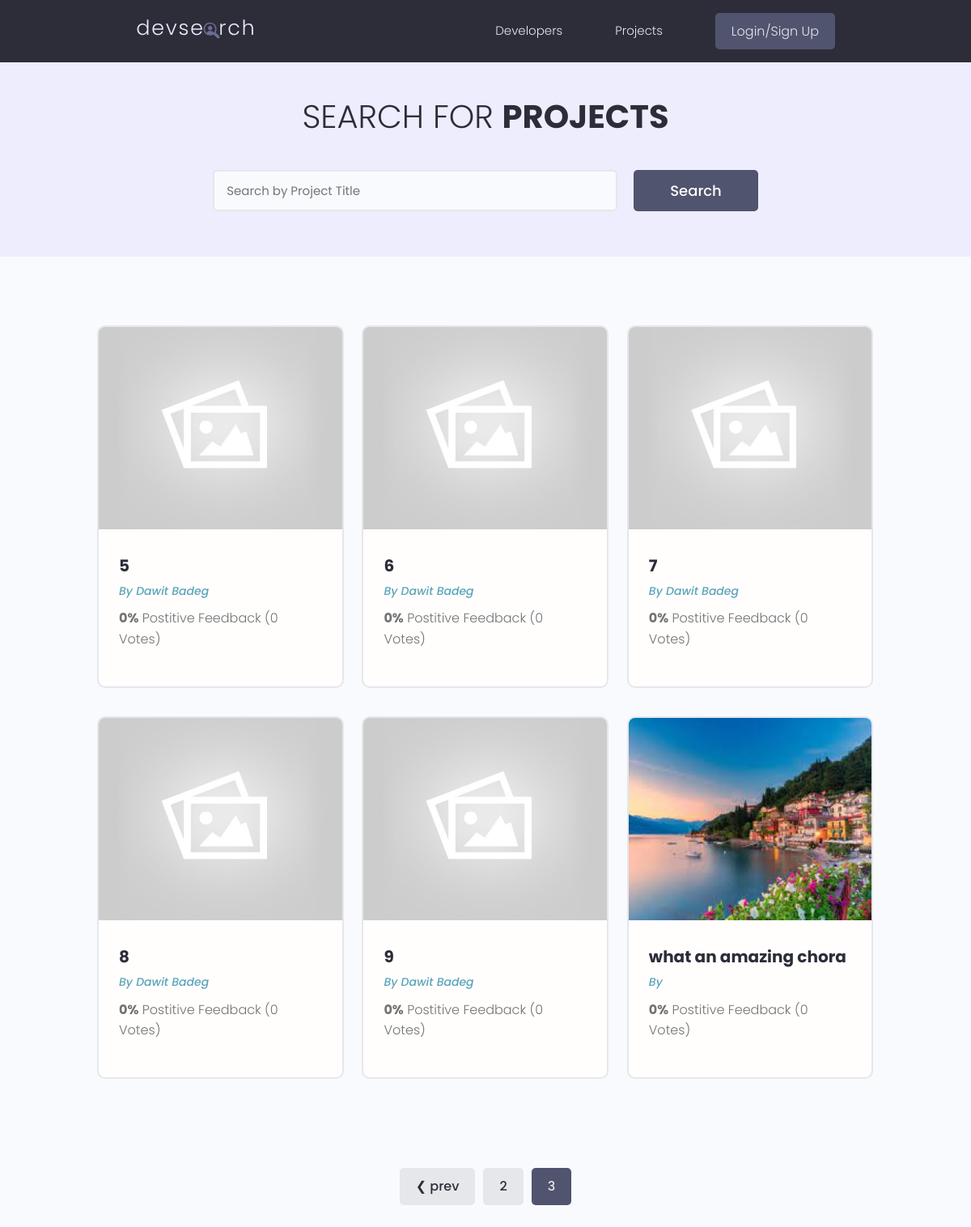
Page /projects/?search_query=&page=3 on the committed database.
### projects/models.py (models this page shows, shortened)
class Project(models.Model):
    owner = models.ForeignKey(Profile, null=True, blank=True, on_delete=models.CASCADE)
    title = models.CharField(max_length=200)
    description = models.TextField(null=True, blank=True)
    featured_image = models.ImageField(null=True, blank=True, default="default.jpg")
    demo_link = models.CharField(max_length=2000, null=True, blank=True)
    source_link = models.CharField(max_length=2000, null=True, blank=True)
    tags = models.ManyToManyField('Tag', blank=True)
    vote_total = models.IntegerField(default=0, null=True, blank=True)
    vote_ratio = models.IntegerField(default=0, null=True, blank=True)
    created = models.DateTimeField(auto_now_add=True)
    id = models.UUIDField(default=uuid.uuid4, unique=True,
                          primary_key=True, editable=False)
    class Meta:
        ordering = ['-vote_ratio', '-vote_total', 'title']
    @property
    def imageURL(self):
        try:
            url = self.featured_image.url
        except:
            url = ''
        return url

### users/models.py (models this page shows, shortened)
class Profile(models.Model):
    user = models.OneToOneField(User, on_delete=models.CASCADE, null=True, blank=True)
    name = models.CharField(max_length=200, blank=True, null=True)
    email = models.EmailField(max_length=500, blank=True, null=True)
    username = models.CharField(max_length=200, blank=True, null=True)
    location = models.CharField(max_length=200, blank=True, null=True)
    short_intro = models.CharField(max_length=200, blank=True, null=True)
    bio = models.TextField(blank=True, null=True)
    profile_image = models.ImageField(null=True, blank=True, upload_to='profiles/', default="profiles/user-default.png")
    social_github = models.CharField(max_length=200, blank=True, null=True)
    social_twitter = models.CharField(max_length=200, blank=True, null=True)
    social_linkedin = models.CharField(max_length=200, blank=True, null=True)
    social_youtube = models.CharField(max_length=200, blank=True, null=True)
    social_website = models.CharField(max_length=200, blank=True, null=True)
    created = models.DateTimeField(auto_now_add=True)
    id = models.UUIDField(default=uuid.uuid4, unique=True,
                          primary_key=True, editable=False)
    class Meta:
        ordering = ['created']

### projects/views.py (the view)
# urls.py: path('projects/', views.getProjects),
def projects(request):
    projects, search_query = searchProjects(request)
    custom_range, projects = paginateProjects(request, projects, 6)
    context = {'projects':projects, 'search_query':search_query, 'custom_range': custom_range}
    return render(request, 'projects/projects.html', context)

### projects/utils.py (called while the page is built)
def paginateProjects(request, projects, results):
    page = request.GET.get('page')
    paginator = Paginator(projects, results)
    try:
        projects = paginator.page(page)
    except PageNotAnInteger:
        page = 1
        projects = paginator.page(page)
    except EmptyPage:
        page = paginator.num_pages
        projects = paginator.page(page)
    left_index = int(page) - 1
    if left_index < 1:
        left_index = 1
    right_index = int(page) + 2
    if right_index > paginator.num_pages:
        right_index = paginator.num_pages
    custom_range = range(left_index, right_index + 1)
    return custom_range, projects

def searchProjects(request):
    search_query = ''
    if request.GET.get('search_query'):
        search_query = request.GET.get('search_query')
    tags = Tag.objects.filter(name__icontains=search_query)
    projects = Project.objects.distinct().filter(
        Q(title__icontains=search_query) |
        Q(description__icontains=search_query) |
        Q(owner__name__icontains=search_query) |
        Q(tags__in=tags)
    )
    return projects, search_query

### projects/templates/projects/projects.html (shortened to what this page needs)
{% extends 'main.html' %}
{% block content %}
  <main class="projects">
    <section class="hero-section text-center">
      <div class="container container--narrow">
        <div class="hero-section__box">
          <h2>Search for <span>Projects</span></h2>
        </div>
        <div class="hero-section__search">
          <form id='searchForm' class="form" action="{% url 'projects' %}" method="get">
            <div class="form__field">
              <input class="input input--text" id="formInput#search" type="text" name="search_query"
                placeholder="Search by Project Title" value="{{search_query}}"/>
            </div>
            <input class="btn btn--sub btn--lg" type="submit" value="Search" />
          </form>
        </div>
      </div>
    </section>
    <section class="projectsList">
      <div class="container">
        <div class="grid grid--three">
        {% for project in projects %}
          <div class="column">
            <div class="card project">
              <a href="{% url 'project' project.id %}" class="project">
                <img class="project__thumbnail" src="{{project.imageURL}}" alt="project thumbnail" />
                <div class="card__body">
                  <h3 class="project__title">{{project.title}}</h3>
                  <p><a class="project__author" href="{% url 'user-profile' project.owner.id %}">By {{project.owner.name}}</a></p>
                  <p class="project--rating">
                    <span style="font-weight: bold;">{{project.vote_ratio}}%</span> Postitive
                    Feedback ({{project.vote_total}} Vote{{project.vote_total|pluralize:"s"}})
                  </p>
                </div>
              </a>
            </div>
          </div>
        {% endfor %}
        </div>
      </div>
    </section>
    {% include 'pagination.html' with queryset=projects custom_range=custom_range %}
  </main>
{% endblock content %}

### static/styles/app.css (style rules this page uses)
:root { --color-sub: #2d2d39; }
.btn--sub { background-color: var(--color-sub-light); }
.card { border: 2px solid var(--color-light); }
img { width: 100%; }
.hero-section { height: 40vh; display: flex; align-items: center; background-color: var(--color-sub); }
.hero-section__box { margin-bottom: 4rem; }
.hero-section__box > h2, .hero-section__box > h2 > span { font-size: 4rem; color: var(--color-light); line-height: 1.3; text-transform: uppercase; }
.hero-section__box > h2 { font-weight: 300; }
.hero-section__box > h2 > span { font-weight: 700; }
.hero-section__search > .form { display: flex; align-items: center; justify-content: center; gap: 2rem; }
.hero-section__search > .form input.input--text { width: 50rem; }
.project__author { font-size: 1.4rem; font-style: italic; }
.project--rating { margin-bottom: 1.6em; margin-top: .5em; }
.projects > .hero-section { background: var(--color-sub-lighter); height: 30vh; }
.projects .hero-section__box { margin-bottom: 2.5rem; }
.projects .hero-section__box > h2 { color: var(--color-sub); }
.projects .hero-section__box > h2 > span { font-weight: 700; color: var(--color-sub); }
.projectsList { margin-top: 8rem; }
.project__thumbnail { height: 25rem; object-fit: cover; object-position: top center; }
.project__title { font-size: 2rem; font-weight: 700; color: var(--color-sub); }

### static/uikit/styles/modules/_variables.css (style rules this page uses)
:root { --color-main: #5aa5b9; --color-main-light: #e6faff; --color-sub: #3f4156; --color-sub-light: #51546e; --color-sub-lighter: #ededfd; --color-text: #737373; --color-gray: #8b8b8b; --color-light: #e5e7eb; --color-light-gray: #767676; --color-bg: #f8fafd; --color-white: #fffefd; --color-white-light: #f3f3f3; --color-success: #359e64; --color-success-bg: #def8e8; --color-error: #fc4b0b; --color-error-bg: #fff2ee; --font-base: 'Poppins', arial, helvetica, 'Segoe UI', roboto, ubuntu, sans-serif; --font-monospace: 'Fira Code', 'Courier New', courier, monospace; --font-regular: 300; --font-medium: 500; --font-bold: 700; --generic-shadow: 1px 1px 5px #00000010; --generic-transition: all 0.3s ease-in-out; }

### static/uikit/styles/modules/_base.css (style rules this page uses)
* { margin: 0; padding: 0; box-sizing: border-box; text-rendering: optimizeLegibility; color: inherit; font-size: inherit; }
html { font-size: 50%; }
@media only screen and (min-width: 480px) { html { font-size: 56.25%; } }
@media only screen and (min-width: 1200px) { html { font-size: 62.5%; } }
body { line-height: 1.6; font-weight: 400; font-size: 1.5rem; color: var(--color-text); background-color: var(--color-bg); min-height: 100vh; }

### static/uikit/styles/modules/_typography.css (style rules this page uses)
* { font-family: var(--font-base); }
h2 { font-size: 3.6rem; font-weight: var(--font-bold); }
h3 { font-size: 3.2rem; font-weight: var(--font-medium); }
p, span, strong { font-size: 1.6rem; color: var(--color-text); font-weight: var(--font-regular); }
a { padding-bottom: 2px; text-decoration: none; display: inline-block; color: var(--color-main); font-weight: var(--font-medium); }

### static/uikit/styles/modules/_utilities.css (style rules this page uses)
.container { width: 92%; max-width: 165rem; margin: 0 auto; box-sizing: border-box; }
.container--narrow { width: 92%; max-width: 120rem; }
@media screen and (min-width: 1000px) { .container { width: 90%; } }
@media screen and (min-width: 1000px) { .container--narrow { width: 85%; } }
@media screen and (min-width: 1200px) { .container { width: 80%; } }
@media screen and (min-width: 1200px) { .container--narrow { width: 72%; } }
.text-center { text-align: center; }

### static/uikit/styles/modules/_button.css (style rules this page uses)
.btn { display: inline-block; position: relative; cursor: pointer; background-color: var(--color-light); font-weight: var(--font-medium); color: var(--color-sub); text-decoration: none; padding: 1rem 2rem; border-radius: 0.5rem; border: none; width: -webkit-fit-content; width: -moz-fit-content; width: fit-content; height: -webkit-fit-content; height: -moz-fit-content; height: fit-content; font-size: 1.6rem; outline-width: 0; outline-color: transparent; -webkit-backface-visibility: hidden; backface-visibility: hidden; transition: all 0.3s ease-in-out; }
.btn--sub { background-color: var(--color-sub); color: var(--color-white); }
.btn--lg { font-size: 1.8rem; padding: 1.2rem 4.5rem; }

### static/uikit/styles/modules/_card.css (style rules this page uses)
.card { border-radius: 1rem; background-color: var(--color-white); border: 1.5px solid var(--color-light); width: auto; height: auto; margin-top: 0.5rem; margin-bottom: 0.5rem; overflow: hidden; }
.card__body, .card__header { padding: 2rem 2.5rem; }

### rows in the picture
Project: imageURL (placeholder picture), title "5", owner.name "Dawit Badeg", vote_ratio "0", vote_total "0"
Project: imageURL (placeholder picture), title "6", owner.name "Dawit Badeg", vote_ratio "0", vote_total "0"
Project: imageURL (placeholder picture), title "7", owner.name "Dawit Badeg", vote_ratio "0", vote_total "0"
Project: imageURL (placeholder picture), title "8", owner.name "Dawit Badeg", vote_ratio "0", vote_total "0"
Project: imageURL (placeholder picture), title "9", owner.name "Dawit Badeg", vote_ratio "0", vote_total "0"
Project: imageURL (picture), title "what an amazing chora", vote_ratio "0", vote_total "0"

### other values in the picture
{{ page }} "2"
{{ page }} "3"
